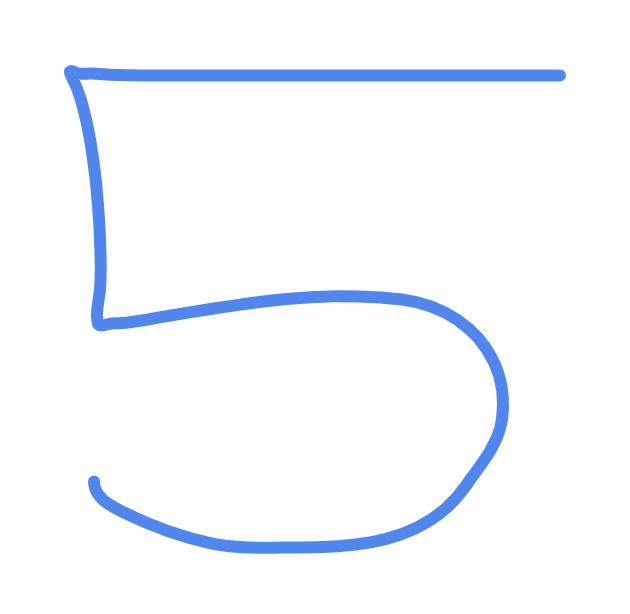
#> input picture nbs/my_img.png, 630 x 614 px
$ python blurring.py --image ../nbs/my_img.png
#> lines starting #> are read from the running program, lines starting #| are printed output that depends on the picture
#!/usr/bin/env python
"""
Exemplify blurring

Each pixel in the image is mixed in with its surrounding pixel intensities.
The 'mixture' of pixels in a neighborhood becomes our blurred pixel.

Purpose:
    - reduce noise and detail in an image at the cost of edges
    - bilateral keeps edges

Techniques to exemplify:
    - Averaging: [Convolution Kernel] define a k × k sliding window on top of our image, where k is always an odd number.
    - Gaussian: similar to average blurring, but with a weighted mean,  where neighborhood pixels that are closer to the central pixel contribute more weight to the average
    - Median: (removal of salt and pepper noise) median of k x k neighborhood
    - Bilateral: (keep edges) using two gaussian distributions, The first Gaussian function only considers spatial neighbors, that is, pixels that appear close together in the ( x, y ) coordinate space of the image. The second Gaussian then
        models the pixel intensity of the neighborhood, ensuring that only pixels with similar intensity are included in the actual computation of the blur.


applications:
- preprocessing: thresholding and edge detection, perform better if the image is first smoothed or blurred.


Parameters

Usage

Example
    $ python <scriptname>.py --image ../img/<filename>.png

## Explain
    - Convolution Kernels
    - hstack(): horizontal stack of images


"""
import numpy as np
import argparse
import cv2
from numpy.core.shape_base import hstack

def main():
    ap = argparse.ArgumentParser()
    ap.add_argument("-i", "--image", required=True, help="Path to the image")
    args = vars(ap.parse_args())

    image = cv2.imread(args["image"])
#> image is the input picture: shape (614, 630, 3); mean B, G, R 254, 248.5, 245.7
    cv2.imshow("Original", image)

    # averaging
    blurred = np.hstack([
        cv2.blur(image, (3, 3)),
        cv2.blur(image, (5, 5)),
        cv2.blur(image, (7, 7))]
        )
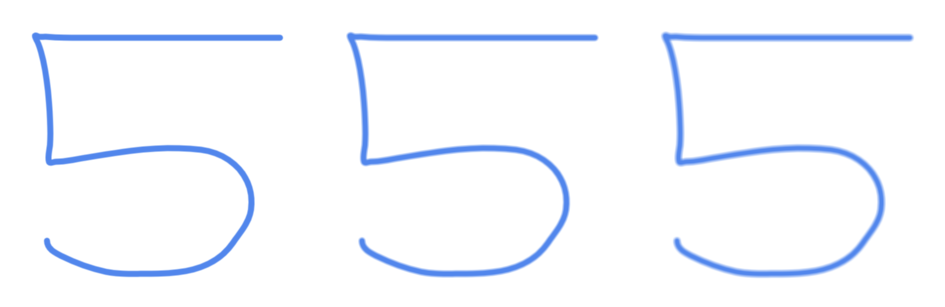
#> blurred: shape (614, 1890, 3) (shown at 1/2 size); mean B, G, R 254, 248.5, 245.7
    cv2.imshow("Averaged", blurred)

    cv2.waitKey(0)

    # gaussian, third parameter is \sigma = 0, then computed for kernel size
    blurred = np.hstack([
        cv2.GaussianBlur(image, (3, 3), 0),
        cv2.GaussianBlur(image, (5, 5), 0),
        cv2.GaussianBlur(image, (7, 7), 0)]
        )
    cv2.imshow("Gaussian", blurred)
    cv2.waitKey(0)

    # median, does not "invent" pixel values, kernel removes details and noise
    blurred = np.hstack([
        cv2.medianBlur(image, 3),
        cv2.medianBlur(image, 5),
        cv2.medianBlur(image, 7)]
        )
    cv2.imshow("Median", blurred)
    cv2.waitKey(0)

    # bilateral, keeps edges vai 2 gaussian, only smooth similar intensity, slow algo
    blurred = np.hstack([
        cv2.bilateralFilter(image, 3, 21, 21),
        cv2.bilateralFilter(image, 7, 31, 31),
        cv2.bilateralFilter(image, 9, 41, 41)
    ])
    cv2.imshow("Bilateral", blurred)
    cv2.waitKey(0)
    # second argument: diameter of pixel neighborhood
    # third argument: color \sigma (number of colors to consider)
    # fourth argument: space \sigma (number of pixel to consider)

if __name__=="__main__":
    main()
